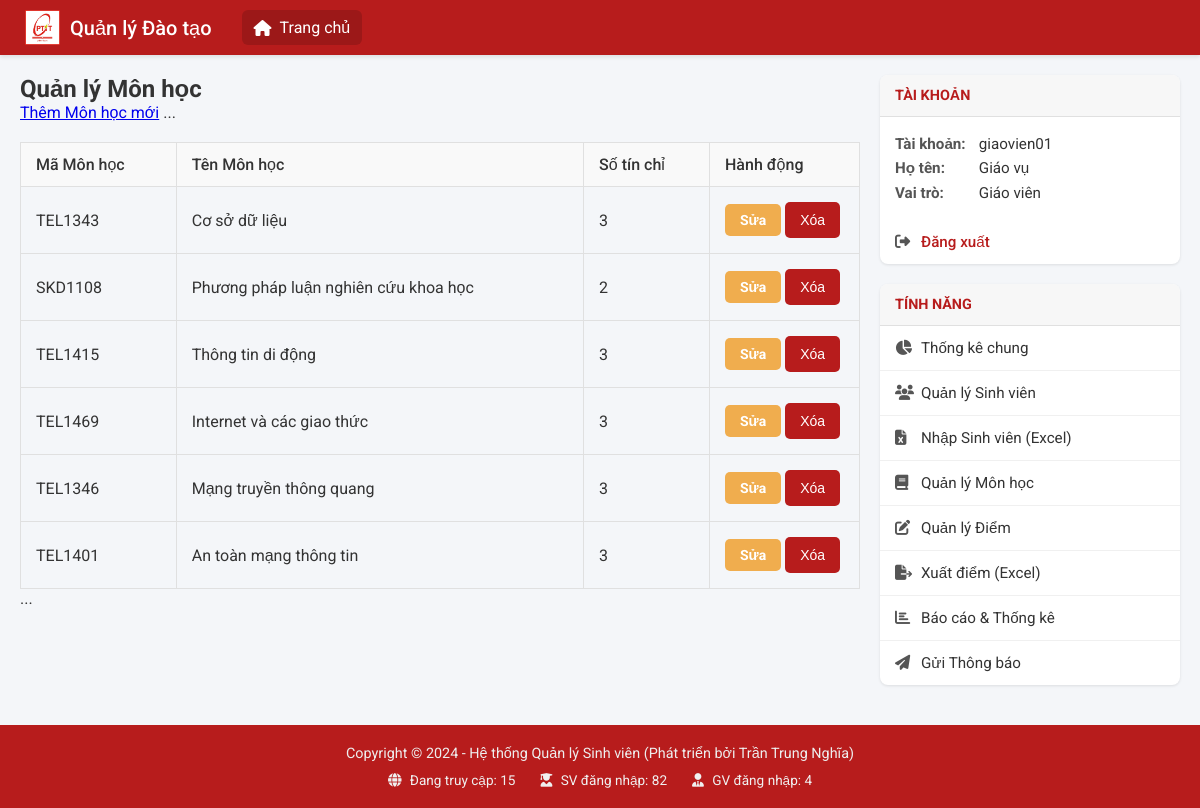
/admin/courses (signed in), run on the app's committed database.
### api/index.py (models this page shows, shortened)
class MonHoc(db.Model):
    __tablename__ = 'mon_hoc'
    ma_mh = db.Column(db.String(50), primary_key=True)
    ten_mh = db.Column(db.String(100), nullable=False)
    so_tin_chi = db.Column(db.Integer, nullable=False)
    ket_qua_list = db.relationship('KetQua', backref='mon_hoc', lazy=True, cascade='all, delete-orphan', foreign_keys='KetQua.ma_mh')

class TaiKhoan(UserMixin, db.Model):
    __tablename__ = 'tai_khoan'
    username = db.Column(db.String(50), primary_key=True) #
    password = db.Column(db.String(255), nullable=False) #
    vai_tro = db.Column(db.Enum(VaiTroEnum), nullable=False)

### api/index.py (the view)
@app.route('/admin/courses')
@login_required
@role_required(VaiTroEnum.GIAOVIEN)
def admin_manage_courses():
    courses = MonHoc.query.all()
    return render_template('admin_manage_courses.html', courses=courses)

### api/index.py (called while the page is built)
@login_manager.user_loader
def load_user(user_id):
    return TaiKhoan.query.get(user_id)

def role_required(vai_tro_enum):
    def decorator(f):
        @wraps(f)
        def decorated_function(*args, **kwargs):
            if not current_user.is_authenticated:
                return redirect(url_for('login'))
            if current_user.vai_tro != vai_tro_enum:
                abort(403)
            return f(*args, **kwargs)
        return decorated_function
    return decorator

### templates/admin_manage_courses.html (shortened to what this page needs)
{% extends "_layout.html" %}
{% block content %}
    <h2>Quản lý Môn học</h2>
    <a href="{{ url_for('admin_add_course') }}">Thêm Môn học mới</a>
    ...
    <table class="data-table"> <thead>
            <tr>
                <th>Mã Môn học</th>
                <th>Tên Môn học</th>
                <th>Số tín chỉ</th>
                <th style="width: 150px;">Hành động</th> </tr>
        </thead>
        <tbody>
            {% for course in courses %}
            <tr>
                <td>{{ course.ma_mh }}</td>
                <td>{{ course.ten_mh }}</td>
                <td>{{ course.so_tin_chi }}</td>
                <td class="action-buttons">
                    <a href="{{ url_for('admin_edit_course', ma_mh=course.ma_mh) }}" class="btn btn-edit">Sửa</a>
                    <form method="POST" action="{{ url_for('admin_delete_course', ma_mh=course.ma_mh) }}"
                          onsubmit="return confirm('Bạn có chắc muốn xóa môn học {{ course.ten_mh }}? Thao tác này sẽ xóa cả ĐIỂM THI của sinh viên liên quan đến môn này.');"
                          style="margin: 0;"> <input type="submit" value="Xóa" class="btn btn-delete">
                    </form>
                </td>
                </tr>
            {% else %}
            <tr>
                <td colspan="4">Chưa có môn học nào.</td>
            </tr>
            {% endfor %}
        </tbody>
    </table>
...
{% endblock %}

### templates/_layout.html (shortened to what this page needs)
<!DOCTYPE html>
<html lang="vi">
<head>
    <link rel="stylesheet" href="https://cdnjs.cloudflare.com/ajax/libs/font-awesome/6.5.1/css/all.min.css">
</head>
<body>
    <header class="app-header">
        <div class="header-logo">
            <img src="{{ url_for('static', filename='logo.png') }}" alt="Logo">
            <a href="{{ url_for('home') }}" class="header-logo-text">Quản lý Đào tạo</a>
        </div>
        <nav class="header-nav">
            <a href="{{ url_for('home') }}" class="active">
                <i class="fa-solid fa-house"></i>
                <span>Trang chủ</span>
            </a>
            </nav>
    </header>
    <div class="app-container">
        <main class="main-content">
            {% block content %}{% endblock %}
        </main>
        <aside class="sidebar-right">
            {% if current_user.is_authenticated %}
                <div class="sidebar-group">
                    <h3 class="sidebar-header">Tài khoản</h3>
                    <div class="sidebar-content">
                        <strong>Tài khoản:</strong> {{ current_user.username }}<br>
                        <strong>Họ tên:</strong> {{ current_user.sinh_vien.ho_ten if current_user.sinh_vien else 'Giáo vụ' }}<br>
                        <strong>Vai trò:</strong> {{ 'Sinh viên' if current_user.vai_tro.value == 'SINHVIEN' else 'Giáo viên' }}
                    </div>
                    <nav class="sidebar-nav">
                        <a href="{{ url_for('logout') }}" class="logout-link">
                            <i class="fa-solid fa-right-from-bracket"></i>
                            Đăng xuất
                        </a>
                    </nav>
                </div>
                <div class="sidebar-group">
                    <h3 class="sidebar-header">Tính năng</h3>
                    <nav class="sidebar-nav">
                    {% if current_user.vai_tro.value == 'SINHVIEN' %}
                        <a href="{{ url_for('student_dashboard') }}"><i class="fa-solid fa-bell"></i> Thông báo</a>
                        <a href="{{ url_for('student_profile') }}"><i class="fa-solid fa-user-pen"></i> Thông tin cá nhân</a>
                        <a href="#"><i class="fa-solid fa-book-open"></i> Chương trình học</a>
                        <a href="{{ url_for('student_grades') }}"><i class="fa-solid fa-chart-simple"></i> Xem điểm & GPA</a>
                        <a href="#"><i class="fa-solid fa-calendar-days"></i> Xem lịch học</a>
                        <a href="#"><i class="fa-solid fa-file-pen"></i> Đăng ký môn học</a>
                    {% elif current_user.vai_tro.value == 'GIAOVIEN' %}
                        <a href="{{ url_for('admin_dashboard') }}"><i class="fa-solid fa-chart-pie"></i> Thống kê chung</a>
                        <a href="{{ url_for('admin_manage_students') }}"><i class="fa-solid fa-users"></i> Quản lý Sinh viên</a>
                        <a href="{{ url_for('admin_import_students') }}"><i class="fa-solid fa-file-excel"></i> Nhập Sinh viên (Excel)</a>
                        <a href="{{ url_for('admin_manage_courses') }}"><i class="fa-solid fa-book"></i> Quản lý Môn học</a>
                        <a href="{{ url_for('admin_manage_grades') }}"><i class="fa-solid fa-pen-to-square"></i> Quản lý Điểm</a>
                        <a href="{{ url_for('admin_export_grades') }}"><i class="fa-solid fa-file-export"></i> Xuất điểm (Excel)</a>
                        <a href="{{ url_for('admin_reports_index') }}"><i class="fa-solid fa-chart-bar"></i> Báo cáo & Thống kê</a>
                        <a href="{{ url_for('admin_send_notification') }}"><i class="fa-solid fa-paper-plane"></i> Gửi Thông báo</a>
                    {% endif %}
                    </nav>
                </div>
            {% endif %}
        </aside>
    </div>
    <footer class="app-footer">
        <p>Copyright &copy; 2024 - Hệ thống Quản lý Sinh viên (Phát triển bởi Trần Trung Nghĩa)</p>
        <div class="footer-stats">
            <span><i class="fa-solid fa-globe"></i> Đang truy cập: 15</span>
            <span><i class="fa-solid fa-user-graduate"></i> SV đăng nhập: 82</span>
            <span><i class="fa-solid fa-user-tie"></i> GV đăng nhập: 4</span>
        </div>
    </footer>
</body>
</html>

### templates/_layout.html (style rules this page uses)
.btn, input[type="submit"], .btn-export { display: inline-block; padding: 8px 15px; background-color: var(--primary-color); color: white; font-weight: bold; border: none; border-radius: 5px; cursor: pointer; text-decoration: none; font-size: 14px; text-align: center; transition: background-color 0.2s, opacity 0.2s; margin: 5px 0; }
.btn-edit { background-color: #f0ad4e; }
.btn-delete { background-color: #d9534f; }
td.action-buttons form { display: inline-block; margin: 0; }
td.action-buttons form input[type="submit"] { margin: 0; }
:root { --primary-color: #b71c1c; --light-gray: #f4f6f9; --border-color: #e0e0e0; --card-shadow: 0 1px 3px rgba(0,0,0,0.1); }
* { box-sizing: border-box; margin: 0; padding: 0; }
html { height: 100%; }
body { font-family: 'Roboto', sans-serif; background-color: var(--light-gray); display: flex; flex-direction: column; min-height: 100vh; color: #333; }
.app-header { background-color: var(--primary-color); color: white; padding: 0 25px; display: flex; align-items: center; height: 55px; box-shadow: 0 2px 4px rgba(0,0,0,0.1); }
.header-logo { display: flex; align-items: center; gap: 10px; }
.header-logo img { height: 35px; }
.header-logo-text { font-size: 1.25rem; font-weight: 500; color: white; text-decoration: none; }
.header-nav { margin-left: 30px; display: flex; gap: 15px; }
.header-nav a { color: white; text-decoration: none; font-size: 1rem; display: flex; align-items: center; gap: 8px; padding: 8px 12px; border-radius: 6px; transition: background-color 0.2s; }
.header-nav a:hover, .header-nav a.active { background-color: rgba(0,0,0,0.15); }
.app-container { display: flex; flex: 1; width: 100%; max-width: 1400px; margin: 20px auto; gap: 20px; padding: 0 20px; }
.main-content { flex: 3; min-width: 0; }
.sidebar-right { flex: 1; min-width: 300px; }
.app-footer { background-color: var(--primary-color); color: #eee; padding: 20px; text-align: center; font-size: 0.9rem; margin-top: auto; }
.footer-stats { display: flex; justify-content: center; gap: 25px; margin-top: 10px; font-size: 0.85rem; color: #f0f0f0; }
.footer-stats span i { margin-right: 5px; }
.data-table { width: 100%; border-collapse: collapse; margin-top: 20px; border: 1px solid var(--border-color); }
.data-table th, .data-table td { padding: 12px 15px; border: 1px solid var(--border-color); text-align: left; }
.data-table thead th { background-color: #f9f9f9; font-weight: 500; }
.sidebar-group { background: #fff; border-radius: 8px; box-shadow: var(--card-shadow); margin-bottom: 20px; overflow: hidden; }
.sidebar-header { background-color: #f7f7f7; border-bottom: 1px solid var(--border-color); color: var(--primary-color); padding: 12px 15px; margin: 0; font-size: 0.9em; font-weight: 700; text-transform: uppercase; }
.sidebar-content { padding: 15px; font-size: 0.95rem; line-height: 1.6; }
.sidebar-content strong { display: inline-block; min-width: 80px; color: #555; }
.sidebar-nav a { display: block; text-decoration: none; color: #333; padding: 13px 15px; border-bottom: 1px solid #f0f0f0; font-size: 0.95rem; transition: background-color 0.2s; display: flex; align-items: center; gap: 10px; }
.sidebar-nav a i { color: #555; width: 16px; }
.sidebar-nav a:last-child { border-bottom: none; }
.sidebar-nav a.logout-link { color: var(--primary-color); font-weight: 500; }
form input[type="submit"] { background: var(--primary-color); color: white; border: none; padding: 10px 15px; border-radius: 5px; cursor: pointer; font-weight: 500; }

### data on the page
MonHoc: ma_mh "TEL1343", ten_mh "Cơ sở dữ liệu", so_tin_chi "3"
MonHoc: ma_mh "SKD1108", ten_mh "Phương pháp luận nghiên cứu khoa học", so_tin_chi "2"
MonHoc: ma_mh "TEL1415", ten_mh "Thông tin di động", so_tin_chi "3"
MonHoc: ma_mh "TEL1469", ten_mh "Internet và các giao thức", so_tin_chi "3"
MonHoc: ma_mh "TEL1346", ten_mh "Mạng truyền thông quang", so_tin_chi "3"
MonHoc: ma_mh "TEL1401", ten_mh "An toàn mạng thông tin", so_tin_chi "3"
TaiKhoan: username "giaovien01", vai_tro "Giáo viên"

### other printed values
{{ current_user.sinh_vien.ho_ten if current_user.sinh_vien else 'Giáo vụ' }} "Giáo vụ"
